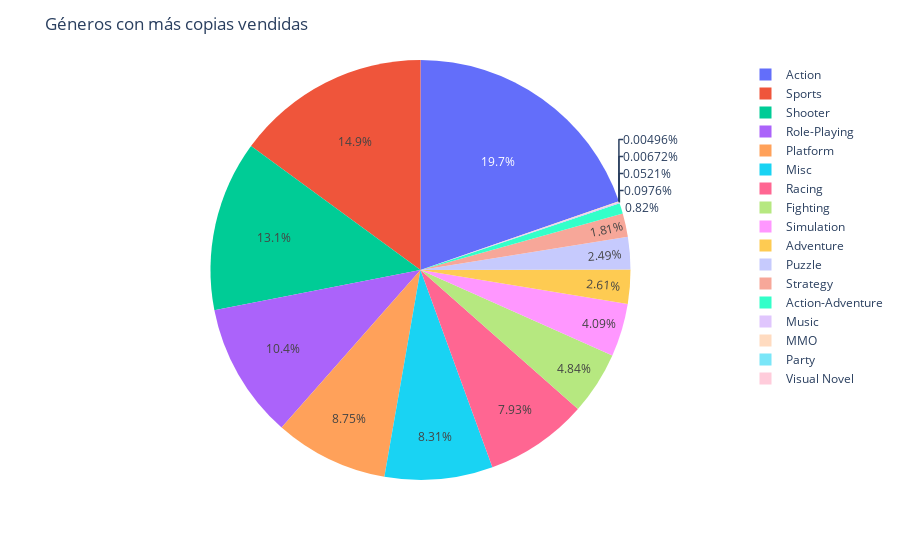

Notebook code cell kept with this figure:
### Code cell
df_Genres_Sales = df_Games_per_Year.groupby("Genre").agg({"Global_Sales":"sum"}).reset_index()
df_Genres_Sales.sort_values("Global_Sales", ascending=False, inplace=True)

fig = px.pie(df_Genres_Sales, values="Global_Sales", names="Genre")
fig.update_layout(title="Géneros con más copias vendidas")
fig.write_html("gráficas/Géneros_Ventas.html")
fig.show()

### Figure 1 — Plotly figure (JSON) as saved in the notebook; plotly's stock layout.template omitted (floating-point values rounded to 4 significant figures)
{"data": [{"domain": {"x": [0, 1], "y": [0, 1]}, "hovertemplate": "Genre=%{label}<br>Global_Sales=%{value}<extra></extra>", "labels": ["Action", "Sports", "Shooter", "Role-Playing", "Platform", "Misc", "Racing", "Fighting", "Simulation", "Adventure", "Puzzle", "Strategy", "Action-Adventure", "Music", "MMO", "Party", "Visual Novel"], "legendgroup": "", "name": "", "showlegend": true, "type": "pie", "values": [1904.0, 1445.0, 1269.0, 1009.0, 846.1, 804.1, 766.9, 468.3, 395.2, 252.7, 241.1, 174.8, 79.33, 9.44, 5.04, 0.65, 0.48]}], "layout": {"legend": {"tracegroupgap": 0}, "margin": {"t": 60}, "title": {"text": "Géneros con más copias vendidas"}}}
